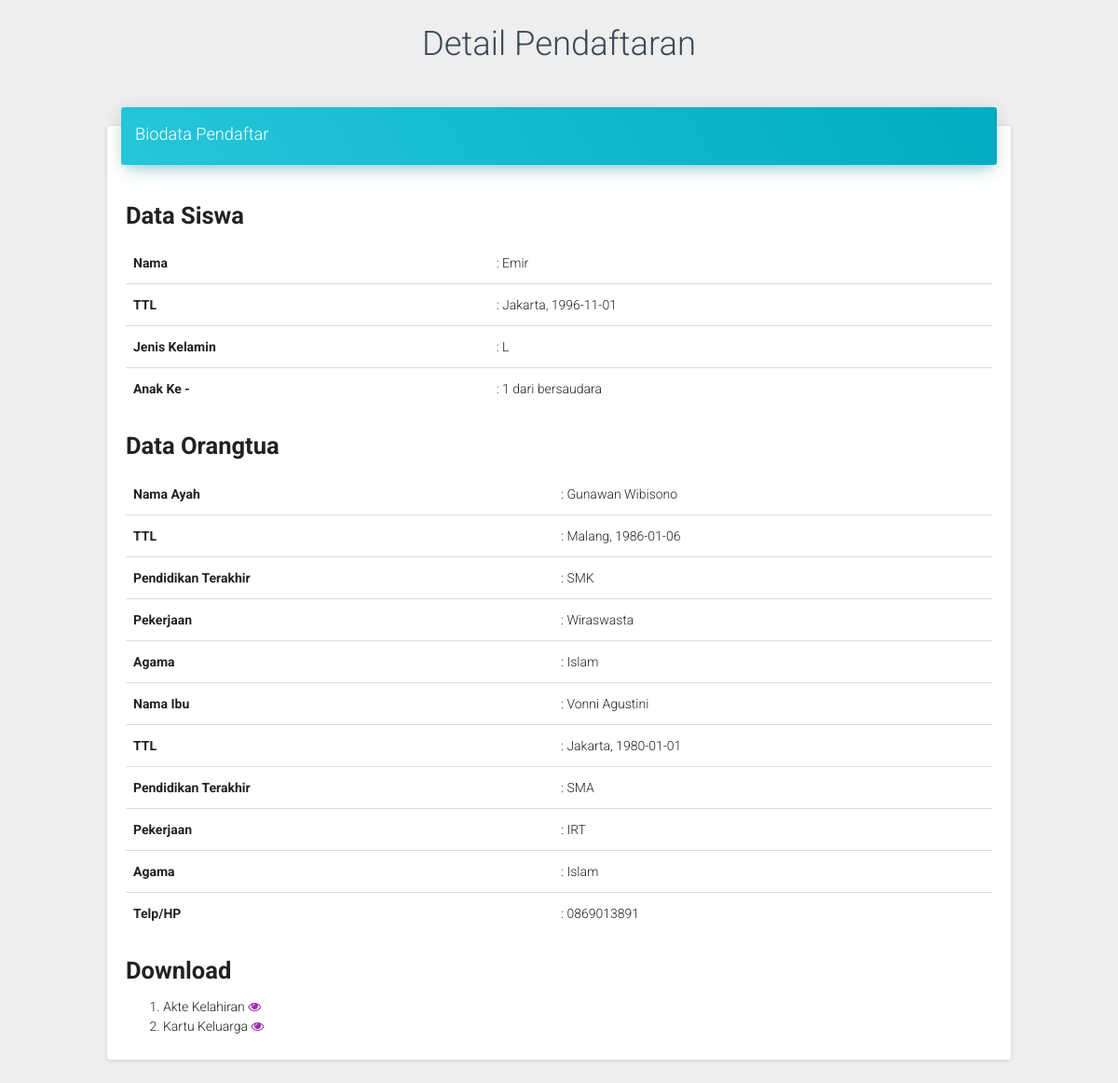
The page /php/src/data_admin/detail_pendaftaran.php?ida=32&idd=18&idu=28 (signed in) on the database its author committed.
### tables this page shows
CREATE TABLE `pendaftaran` (
  `Id` int(11) NOT NULL,
  `nama` varchar(100) DEFAULT NULL,
  `tempat_lahir` varchar(50) DEFAULT NULL,
  `tgl_lahir` date DEFAULT NULL,
  `jenis_kelamin` char(1) DEFAULT NULL,
  `anak_ke` int(11) DEFAULT NULL,
  `jmlh_saudara` int(11) DEFAULT NULL,
  `nama_ayah` varchar(255) DEFAULT NULL,
  `tmpt_lahir_ayah` varchar(255) DEFAULT NULL,
  `tgl_lahir_ayah` date DEFAULT NULL,
  `pendidikan_ayah` varchar(50) DEFAULT NULL,
  `pekerjaan_ayah` varchar(255) DEFAULT NULL,
  `agama_ayah` varchar(255) DEFAULT NULL,
  `nama_ibu` varchar(255) DEFAULT NULL,
  `tmpt_lahir_ibu` varchar(255) DEFAULT NULL,
  `tgl_lahir_ibu` date DEFAULT NULL,
  `pendidikan_ibu` varchar(255) DEFAULT NULL,
  `pekerjaan_ibu` varchar(255) DEFAULT NULL,
  `agama_ibu` varchar(255) DEFAULT NULL,
  `telp_ibu` varchar(255) DEFAULT NULL,
  `upload_transkip` varchar(255) DEFAULT NULL,
  `upload_ijazah` varchar(255) DEFAULT NULL
);

### php/src/data_admin/detail_pendaftaran.php (the view, shortened to what this page needs)
<?php
include '../koneksi.php';
if (isset($_GET['idd'])) {
	$ida 		=	$_GET['ida'];
	$idu 		=	$_GET['idu'];
	$idd 		=	$_GET['idd'];
$queryAkun 		=	"SELECT * FROM akun WHERE id_user=$ida";
$queryDaftar	=	"SELECT * FROM pendaftaran WHERE id=$idd";
$queryDetail	=	"SELECT * FROM detail_pendaftaran WHERE id=$idu";
$execAkun		= mysqli_query($conn,$queryAkun);
$execDaftar		= mysqli_query($conn,$queryDaftar);
$execDetail	= mysqli_query($conn,$queryDetail);
if ($execAkun && $execDaftar && $execDetail) {
	$daftar 	= mysqli_fetch_array($execDaftar);
}else{
	echo mysqli_error($conn);
}
}else{
	echo 'tidak ada';
}
?>
<!doctype html>
<html lang="en">
<head>
<link href="../assets/css/bootstrap.min.css" rel="stylesheet" />
<link href="../assets/css/material-dashboard.css?v=1.2.0" rel="stylesheet" />
<link href="../assets/css/demo.css" rel="stylesheet" />
<link href="../assets/css/font-awesome.min.css" rel="stylesheet">
</head>
<body>
<center><h2>Detail Pendaftaran</h2></center>
<div class="col-sm-12 col-md-8 col-lg-10 col-lg-offset-1">
<div class="card" style="margin-top: 50px">
<div class="card-header" data-background-color="blue">
<h4 class="title">Biodata Pendaftar</h4>
</div>
<div class="card-content table-responsive">
<h3 style="overflow: hidden;"><b>Data Siswa</b></h3>
<table class="table table-hover">
    <tbody>
        <tr>
            <td><b>Nama</b></td>
            <td>: <?php echo $daftar['nama']; ?></td>
        </tr>
              <tr>
            <td><b>TTL</b></td>
            <td>: <?php echo $daftar['tempat_lahir'].", ".$daftar['tgl_lahir'];; ?></td>
        </tr>
        <tr>
            <td><b>Jenis Kelamin</b></td>
            <td>: <?php echo $daftar['jenis_kelamin']; ?></td>
        </tr>
        <tr>
            <td><b>Anak Ke -</b></td>
            <td>: <?php echo $daftar['anak_ke']." dari ".$daftar['jumlah_saudara']?> bersaudara</td>
        </tr>
    </tbody>
</table>
<h3><b>Data Orangtua</b></h3>
<table class="table table-hover">
    <tbody>
        <tr>
            <td><b>Nama Ayah</b></td>
            <td>: <?php echo $daftar['nama_ayah']; ?></td>
        </tr>
        <tr>
            <td><b>TTL</b></td>
            <td>: <?php echo $daftar['tmpt_lahir_ayah'].", ".$daftar['tgl_lahir_ayah']; ?></td>
        </tr>
        <tr>
            <td><b>Pendidikan Terakhir</b></td>
            <td>: <?php echo $daftar['pendidikan_ayah'];; ?></td>
        </tr>
        <tr>
            <td><b>Pekerjaan</b></td>
            <td>: <?php echo $daftar['pekerjaan_ayah']; ?></td>
        </tr>
        <tr>
            <td><b>Agama</b></td>
            <td>: <?php echo $daftar['agama_ayah']; ?></td>
        </tr>
        <tr>
            <td><b>Nama Ibu</b></td>
            <td>: <?php echo $daftar['nama_ibu']; ?></td>
        </tr>
        <tr>
            <td><b>TTL</b></td>
            <td>: <?php echo $daftar['tmpt_lahir_ibu'].", ".$daftar['tgl_lahir_ibu']; ?></td>
        </tr>
        <tr>
            <td><b>Pendidikan Terakhir</b></td>
            <td>: <?php echo $daftar['pendidikan_ibu']; ?></td>
        </tr>
        <tr>
            <td><b>Pekerjaan</b></td>
            <td>: <?php echo $daftar['pekerjaan_ibu']; ?></td>
        </tr>
        <tr>
            <td><b>Agama</b></td>
            <td>: <?php echo $daftar['agama_ibu']; ?></td>
        </tr>
        <tr>
            <td><b>Telp/HP</b></td>
            <td>: <?php echo $daftar['telp_ibu']; ?></td>
        </tr>
    </tbody>
</table>
<h3><b>Download</b></h3>
<ol>
	<li>Akte Kelahiran <a href="<?php echo '../assets/uploads/'.$daftar['upload_transkip'];  ?>" title="Download Transkip Nilai"><i class="fa fa-eye"></i></a></li>
	<li>Kartu Keluarga <a href="<?php echo '../assets/uploads/'.$daftar['upload_ijazah'];  ?>" title="Download Ijazah"><i class="fa fa-eye"></i></a></li>
</ol>
</body>
</html>

### rows shown on the page
pendaftaran: nama "Emir", tempat_lahir "Jakarta", tgl_lahir "1996-11-01", jenis_kelamin "L", anak_ke "1", nama_ayah "Gunawan Wibisono", tmpt_lahir_ayah "Malang", tgl_lahir_ayah "1986-01-06", pendidikan_ayah "SMK", pekerjaan_ayah "Wiraswasta", agama_ayah "Islam", nama_ibu "Vonni Agustini", tmpt_lahir_ibu "Jakarta", tgl_lahir_ibu "1980-01-01", pendidikan_ibu "SMA", pekerjaan_ibu "IRT", agama_ibu "Islam", telp_ibu "0869013891"
